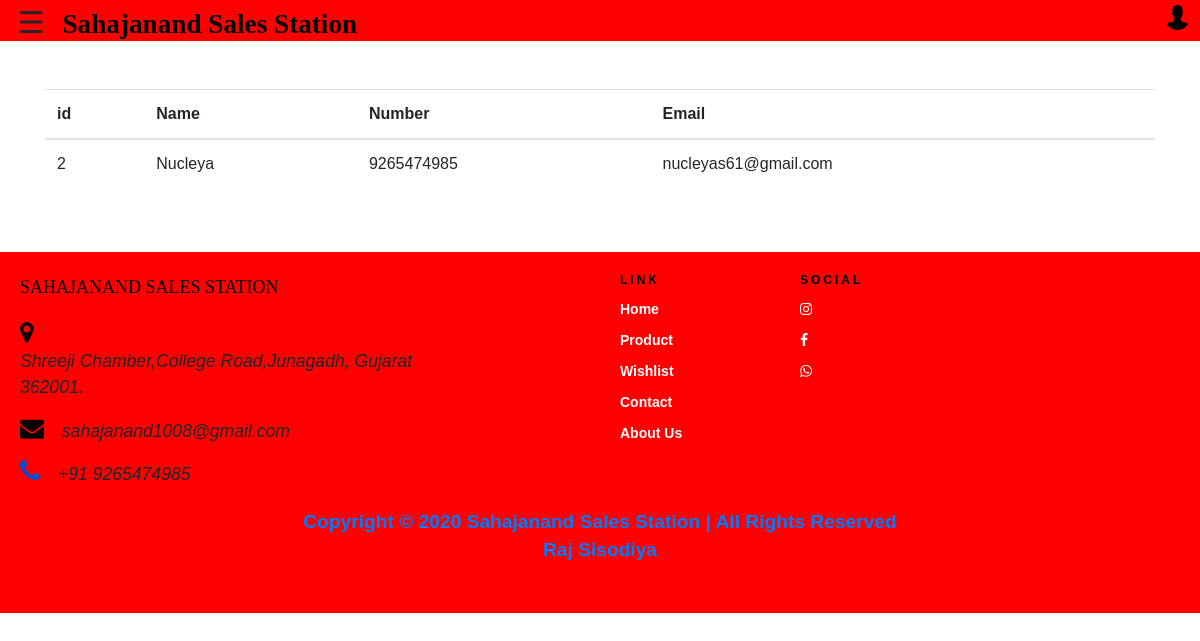
The app's page /Nilkanth/page/user.php (signed in) with its own data.
### tables this page shows
CREATE TABLE `user` (
  `id` int(11) NOT NULL,
  `username` varchar(50) NOT NULL,
  `mobile` bigint(11) NOT NULL,
  `email` varchar(50) NOT NULL,
  `password` varchar(18) NOT NULL
);

### Nilkanth/page/user.php (the view, shortened to what this page needs)
<?php
if(isset($_SESSION['admin']))
{    ?>
<!DOCTYPE html>
<html>
<head>
<link rel="stylesheet" href="https://maxcdn.bootstrapcdn.com/bootstrap/4.3.1/css/bootstrap.min.css">
</head>
<body >
    <?php include"header.php"; ?>
    <br><br>
        <div class="container">
                    <div class="table-responsive">
                        <table class="table table-hover">
                            <thead>
                            <tr>
                                <th>id</th>
                                <th>Name</th>
                                <th>Number</th>
                                <th>Email</th>
                            </tr>
                            </thead>
        <?php
            $con=mysqli_connect("127.0.0.1","root","","Sahajanand");
            $s=mysqli_query($con,"select * from user");
            while($r=mysqli_fetch_array($s))
                    {
        ?>
                            <tbody>
                            <tr>
                                <td><?php echo $r['id']; ?></td>
                                <td><?php echo $r['username']; ?></td>
                                <td><?php echo $r['mobile']; ?></td>
                                <td><?php echo $r['email']; ?></td>
                            </tr>
        <?php } ?>
                        </tbody>
                    </table>
                </div>
            </div>
            <br><br>
            <?php include"footer.php"; ?>
</body>
</html>
<?php
}
else
{
    header("Location:../index.php");
}
?>

### Nilkanth/page/footer.php (style rules this page uses)
body { margin: 0; padding: 0; font-family: Arial, Helvetica, Sans-serif; }

### records on screen
user: id "2", username "Nucleya", mobile "9265474985", email "nucleyas61@gmail.com"
